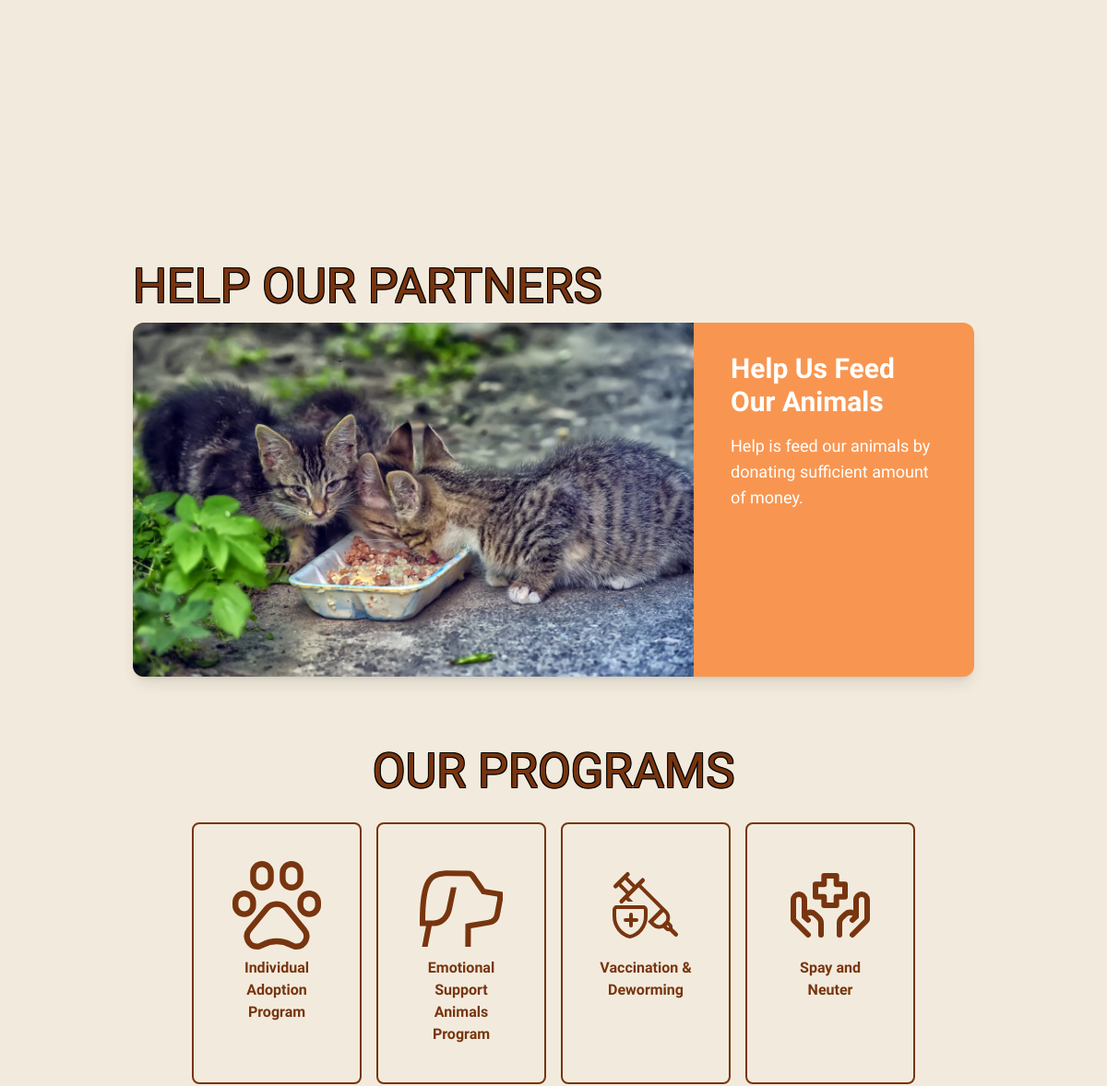
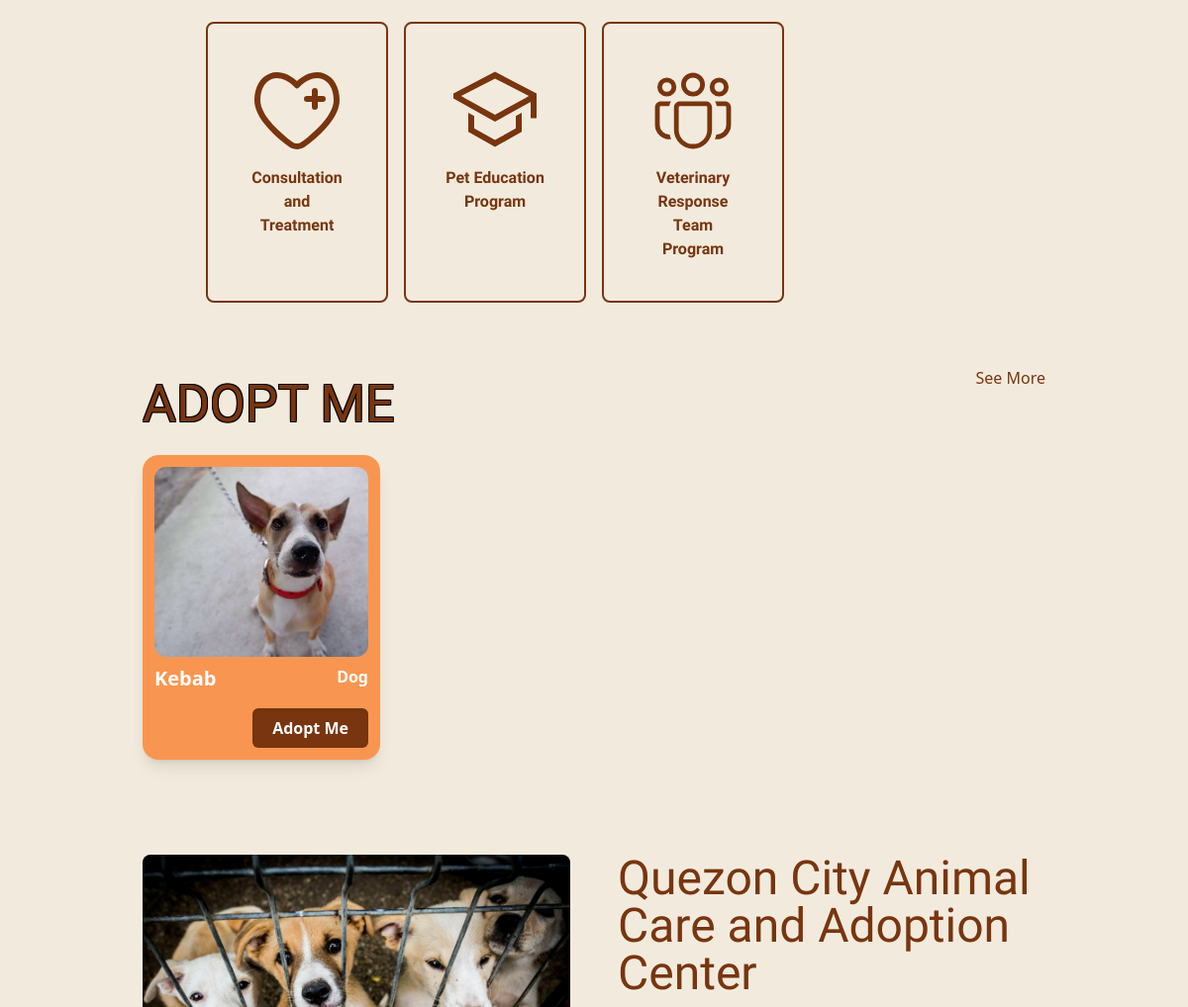
Before: / (middle part) with the older database file (2 pictures, top to bottom).
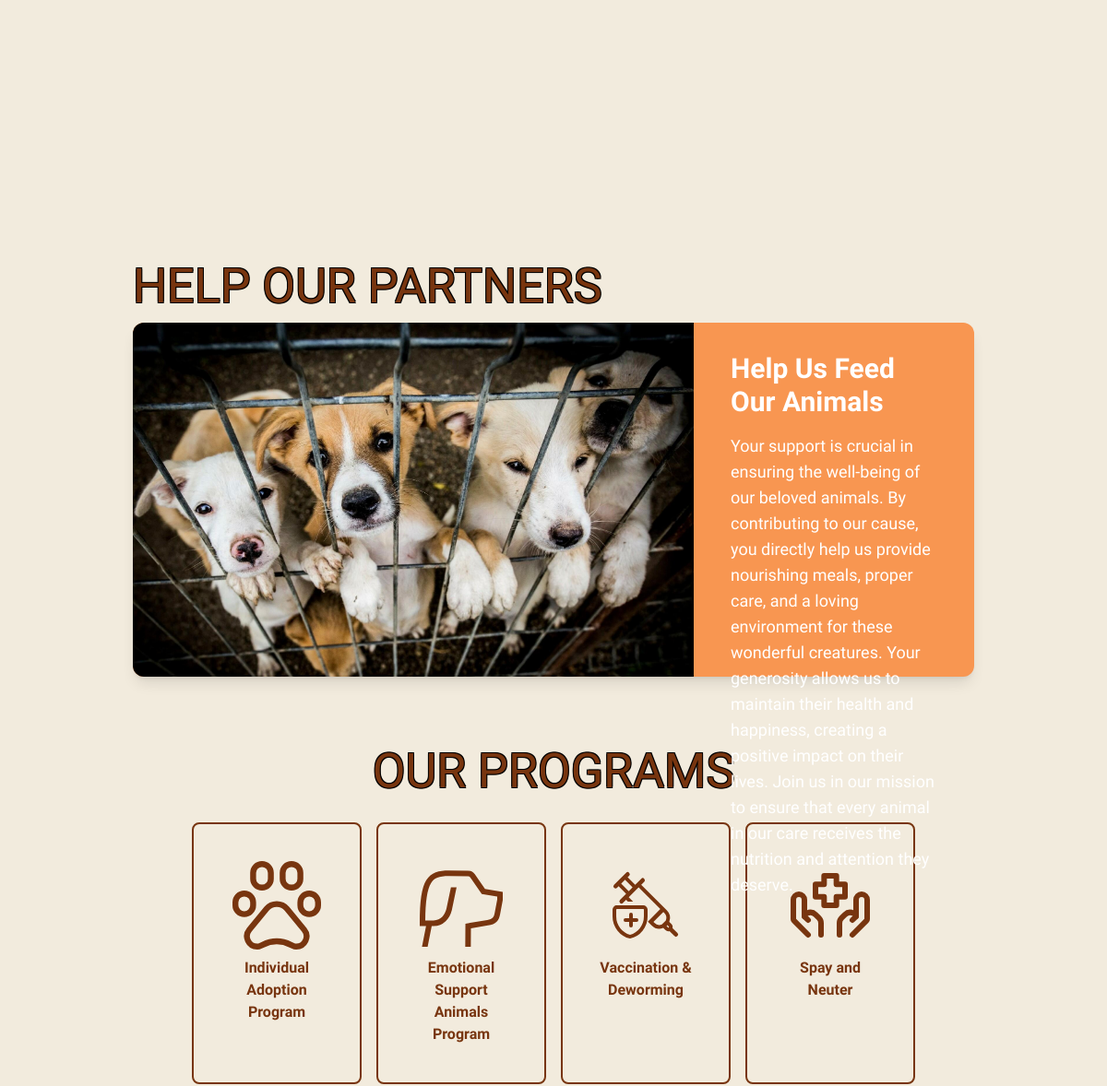
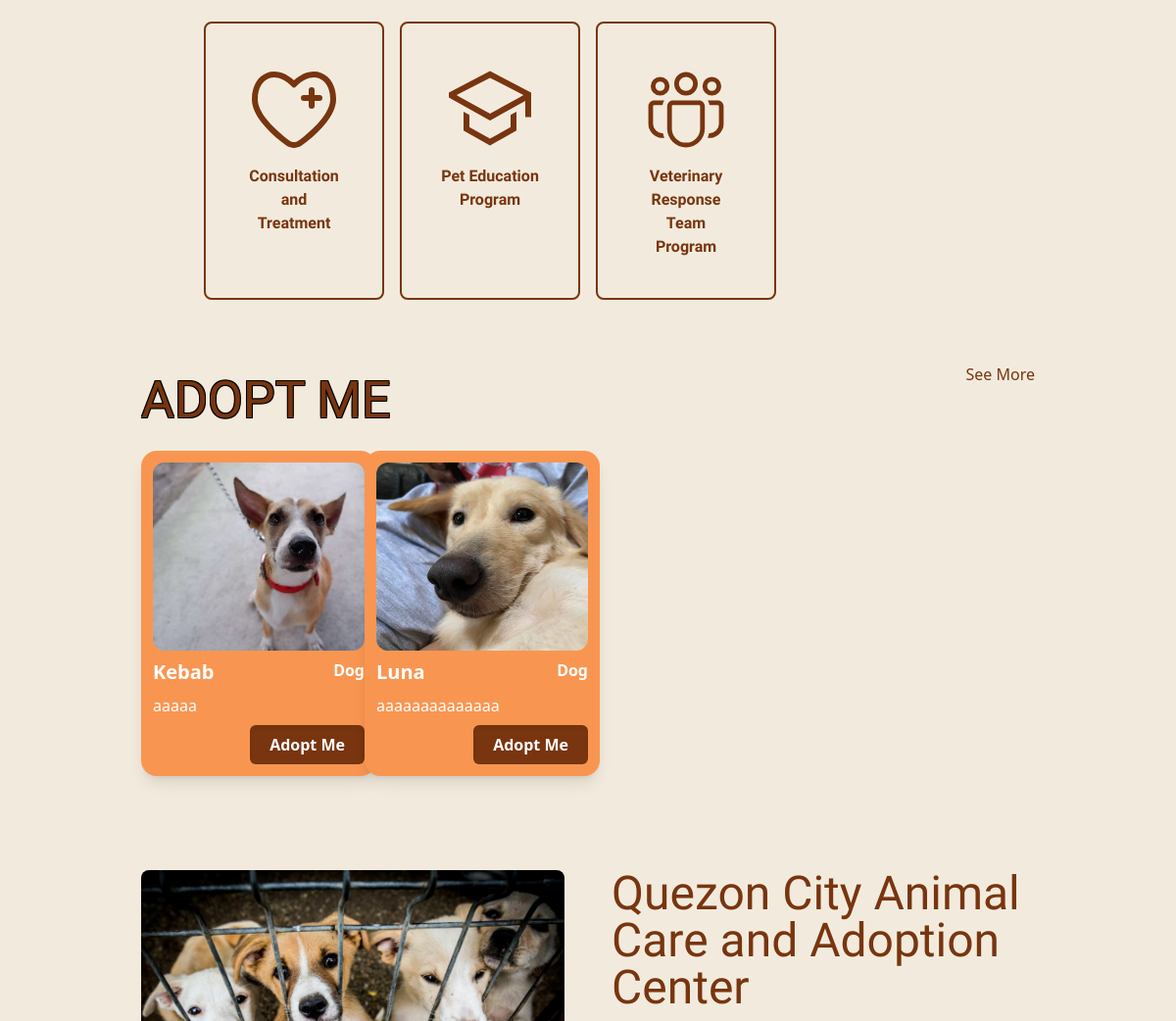
After: the same page with the newer database file (2 pictures, top to bottom).
### donation/models.py (models this page shows)
class FundraisingCampaign(models.Model):
    campaignId = models.CharField(max_length=20, default=generate_campaign_key, primary_key=True, unique=True)
    campaignName = models.CharField(max_length=50, null=False, blank=False, unique=True)
    campaignDescription = models.TextField(max_length=800, blank=True, null=True)
    campaignGoal = models.DecimalField(max_digits=8, null=False, decimal_places=2)
    campaignPurpose = models.TextField(max_length=200, null=False, blank=False, default="")
    campaignImage = models.ImageField(upload_to='static/image/campaign_img')

### pets/models.py (models this page shows, shortened)
class Pet(models.Model):
    petId = models.CharField(max_length=10, default=generate_pet_key, primary_key=True, unique=True)
    petName = models.CharField(max_length=50, null=False, blank=False, unique=True)
    animalType = models.CharField(max_length=20, choices=ANIMAL_TYPES_CHOICES, null=False, blank=False)
    breed = models.CharField(max_length=50, null=False, blank=False)
    petAge = models.CharField(max_length=50, null=False, blank=False, choices=PET_AGE_CHOICES)
    petGender = models.CharField(max_length=20, choices=GENDER_CHOICES, null=False, blank=False, default="")
    petSize = models.CharField(max_length=20, choices=PET_SIZE_CHOICES, null=False, blank=False)
    petColor = models.CharField(max_length=20, choices=COLOR_CHOICES, null=False, blank=False, default="")
    petDescription = models.TextField(max_length=500, blank=True, null=True)
    petPersonality = models.CharField(max_length=50, choices=PERSONALITY_CHOICES, blank=False, null=False, default="")
    dateAcquired = models.DateField(blank=False, null=False, default=timezone.now)
    isTrained = models.BooleanField(default=False)
    slug = models.SlugField(unique=True, blank=True)

class PetImage(models.Model):
    petId = models.ForeignKey('Pet', null=False, blank=False, on_delete=models.CASCADE)
    petImage = models.ImageField(upload_to='static/pet_pics')

### main/views.py (the view)
# urls.py: path('', index, name='index'),
def index(request):
    pets = Pet.objects.order_by('?')[:5]
    campaign = FundraisingCampaign.objects.order_by('?').first()
    context = {'pets': pets, 'campaign': campaign}
    return render(request, "main/index.html", context)

### main/templates/main/index.html (shortened to what the changed rows need)
{% extends 'main/base.html' %}
{% load static %}
{% block content %}
<div class="mx-36 mb-16 mt-96 text-amber-900" style="font-family: 'Imprima', sans-serif;">
    <h1 class="text-shadows" style="font-size: 52px; font-family: 'Nerko One', cursive; color: rgb(120 53 15); ">HELP OUR PARTNERS</h1>
    <div class="h-96 w-full grid grid-cols-3 rounded-xl shadow-lg" style="background-color: #f89651;">
        <div class="bg-white h-96 w-full py-30 rounded-l-xl col-span-2" style="background-image: url('{{ campaign.campaignImage.url }}'); background-size: cover;">
        </div>
        <div class="my-8 mx-10 text-white text-lg relative">
            <p class="font-bold text-3xl">{{ campaign.campaignName }}</p>
            <p class="mt-4">{{ campaign.campaignDescription }}</p>
        </div>
    </div>
</div>
<div class="mx-52 mb-16 mt-12 text-amber-900" style="font-family: 'Imprima', sans-serif;">
    <h1 class="text-shadows text-center mb-4" style="font-size: 52px; font-family: 'Nerko One', cursive; color: rgb(120 53 15); ">OUR PROGRAMS</h1>
    <div class="grid grid-cols-4 gap-y-6 gap-x-4">
        <div class="flex justify-center">
            <div class="w-full h-full border-2 px-10 py-10 border-amber-900 bg-transparent rounded-lg transition ease-in-out delay-150 hover:-translate-y-1 hover:scale-100 duration-300">
                <h1 class="text-center text-md font-bold mt-2">Individual Adoption Program </h1>
            </div>
        </div>
        <div class="flex justify-center">
            <div class="w-full h-full border-2 px-10 py-10 border-amber-900 bg-transparent rounded-lg transition ease-in-out delay-150 hover:-translate-y-1 hover:scale-100 duration-300">
                <h1 class="text-center text-md font-bold mt-2">Emotional Support Animals Program</h1>
            </div>
        </div>
        <div class="flex justify-center">
            <div class="w-full h-full border-2 px-10 py-10 border-amber-900 bg-transparent rounded-lg transition ease-in-out delay-150 hover:-translate-y-1 hover:scale-100 duration-300">
                <h1 class="text-center text-md font-bold mt-2">Vaccination & Deworming</h1>
            </div>
        </div>
        <div class="flex justify-center">
            <div class="w-full h-full border-2 px-10 py-10 border-amber-900 bg-transparent rounded-lg transition ease-in-out delay-150 hover:-translate-y-1 hover:scale-100 duration-300">
                <h1 class="text-center text-md font-bold mt-2">Spay and Neuter</h1>
            </div>
        </div>
        <div class="flex justify-center">
            <div class="w-full h-full border-2 px-10 py-10 border-amber-900 bg-transparent rounded-lg transition ease-in-out delay-150 hover:-translate-y-1 hover:scale-100 duration-300">
                <h1 class="text-center text-md font-bold mt-2">Consultation and Treatment</h1>
            </div>
        </div>
        <div class="flex justify-center">
            <div class="w-full h-full border-2 px-10 py-10 border-amber-900 bg-transparent rounded-lg transition ease-in-out delay-150 hover:-translate-y-1 hover:scale-100 duration-300">
                <h1 class="text-center text-md font-bold mt-2">Pet Education Program</h1>
            </div>
        </div>
        <div class="flex justify-center">
            <div class="w-full h-full border-2 px-10 py-10 border-amber-900 bg-transparent rounded-lg transition ease-in-out delay-150 hover:-translate-y-1 hover:scale-100 duration-300">
                <h1 class="text-center text-md font-bold mt-2">Veterinary Response Team Program</h1>
            </div>
        </div>
    </div>
</div>
<section class="mx-36 mt-12 ">
    <div class="grid grid-cols-2">
        <div class="col-span-1">
            <h1 class="text-shadows" style="font-size: 52px; font-family: 'Nerko One', cursive; color: rgb(120 53 15); ">ADOPT ME</h1>
        </div>
    </div>
    <div class="grid grid-cols-4">
        {% for pet in pets %}
        <div class="w-60 h-auto p-3 flex flex-col rounded-2xl shadow-lg mt-3 transition ease-in-out delay-150 hover:-translate-y-1 hover:scale-110 duration-300" style="background-color: #f89651;" id="{{pet.petId}}">
            <div class="h-48 bg-white rounded-xl" style="background-image: url('{{ pet.petimage_set.first.petImage.url }}'); background-size: cover;"></div>
            <div class="flex flex-col gap-2">
                <div class="flex flex-row justify-between pt-2">
                    <div class="flex flex-col">
                    <span class="text-xl font-bold text-white">{{pet.petName}}</span>
                    </div>
                    <span class="font-bold  text-white">{{pet.animalType}}</span>
                </div>
                <div class="text-white">
                    <p class="text-justify">{{pet.petDescription|truncatechars:50}}</p>
                </div>
                <div class="flex justify-end">
                    <a href="{% url 'pet_profile' pet.slug pet.petId %}">
                        <button type="" class="shadow-inner transition ease-in-out delay-150 font-semibold text-white px-5 py-2 rounded-md hover:-translate-y-1 hover:scale-100 duration-300 bg-amber-900">Adopt Me</button>
                    </a>
                </div>
            </div>
        </div>
        {% endfor %}
    </div>
</section>
<section class="mx-36 my-24 grid grid-cols-2 gap-x-12">
    <div>
        <h1 class="text-5xl text-amber-900" style="font-family: 'Nerko One';">Quezon City Animal Care and Adoption Center</h1>
    </div>
</section>
{% endblock %}

Changed rows visible on the page:
changed FundraisingCampaign "Help Us Feed Our Animals": campaignImage: a different picture; campaignDescription "Help is feed our animals by donating sufficient amount of money." → "Your support is crucial in ensuring the well-being of our beloved animals. By contributing to our cause, you directly help us provide nourishing meals, proper care, and a loving environment for these wonderful creatures. Your generosity allows us to maintain their health and happiness, creating a positive impact on their lives. Join us in our mission to ensure that every animal in our care receives the nutrition and attention they deserve."
changed Pet "Kebab": petDescription (not shown) → "aaaaa"
added Pet: petimage_set.first.petImage (picture), petName "Luna", animalType "Dog", petDescription "aaaaaaaaaaaaaa"
